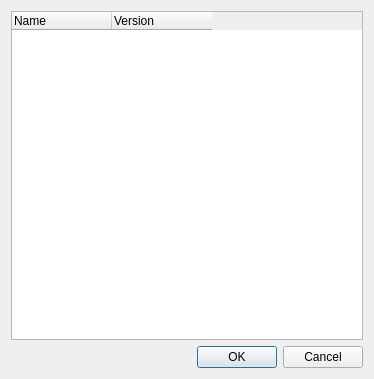
<?xml version="1.0" encoding="UTF-8"?>
<ui version="4.0">
 <class>PackageChangesDialog</class>
 <widget class="QDialog" name="PackageChangesDialog">
  <property name="geometry">
   <rect>
    <x>0</x>
    <y>0</y>
    <width>374</width>
    <height>379</height>
   </rect>
  </property>
  <property name="windowTitle">
   <string>Additional changes...</string>
  </property>
  <layout class="QVBoxLayout" name="verticalLayout_2">
   <item>
    <layout class="QVBoxLayout" name="verticalLayout">
     <item>
      <widget class="PacmanSheetWidget" name="packagesList">
       <property name="horizontalScrollBarPolicy">
        <enum>Qt::ScrollBarAsNeeded</enum>
       </property>
       <property name="editTriggers">
        <set>QAbstractItemView::NoEditTriggers</set>
       </property>
       <property name="wordWrap">
        <bool>true</bool>
       </property>
       <attribute name="headerStretchLastSection">
        <bool>false</bool>
       </attribute>
       <column>
        <property name="text">
         <string>Name</string>
        </property>
       </column>
       <column>
        <property name="text">
         <string>Version</string>
        </property>
       </column>
      </widget>
     </item>
     <item>
      <widget class="QDialogButtonBox" name="buttonBox">
       <property name="orientation">
        <enum>Qt::Horizontal</enum>
       </property>
       <property name="standardButtons">
        <set>QDialogButtonBox::Cancel|QDialogButtonBox::Ok</set>
       </property>
      </widget>
     </item>
    </layout>
   </item>
  </layout>
 </widget>
 <customwidgets>
  <customwidget>
   <class>PacmanSheetWidget</class>
   <extends>QTreeWidget</extends>
   <header>pacmansheetwidget.h</header>
  </customwidget>
 </customwidgets>
 <resources/>
 <connections>
  <connection>
   <sender>buttonBox</sender>
   <signal>accepted()</signal>
   <receiver>PackageChangesDialog</receiver>
   <slot>accept()</slot>
   <hints>
    <hint type="sourcelabel">
     <x>248</x>
     <y>254</y>
    </hint>
    <hint type="destinationlabel">
     <x>157</x>
     <y>274</y>
    </hint>
   </hints>
  </connection>
  <connection>
   <sender>buttonBox</sender>
   <signal>rejected()</signal>
   <receiver>PackageChangesDialog</receiver>
   <slot>reject()</slot>
   <hints>
    <hint type="sourcelabel">
     <x>316</x>
     <y>260</y>
    </hint>
    <hint type="destinationlabel">
     <x>286</x>
     <y>274</y>
    </hint>
   </hints>
  </connection>
 </connections>
</ui>
